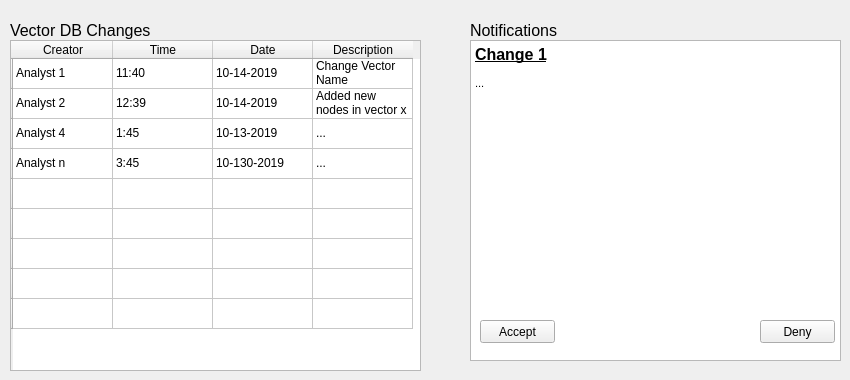
    <widget class="QWidget" name="Lead">
     <attribute name="title">
      <string>Lead</string>
     </attribute>
     <widget class="QTableWidget" name="LeadVectorChangesTable">
      <property name="geometry">
       <rect>
        <x>10</x>
        <y>40</y>
        <width>411</width>
        <height>331</height>
       </rect>
      </property>
      <row>
       <property name="text">
        <string/>
       </property>
      </row>
      <row>
       <property name="text">
        <string/>
       </property>
      </row>
      <row>
       <property name="text">
        <string/>
       </property>
      </row>
      <row>
       <property name="text">
        <string/>
       </property>
      </row>
      <row>
       <property name="text">
        <string/>
       </property>
      </row>
      <row>
       <property name="text">
        <string/>
       </property>
      </row>
      <row>
       <property name="text">
        <string/>
       </property>
      </row>
      <row>
       <property name="text">
        <string/>
       </property>
      </row>
      <row>
       <property name="text">
        <string/>
       </property>
      </row>
      <column>
       <property name="text">
        <string>Creator</string>
       </property>
      </column>
      <column>
       <property name="text">
        <string>Time</string>
       </property>
      </column>
      <column>
       <property name="text">
        <string>Date</string>
       </property>
      </column>
      <column>
       <property name="text">
        <string>Description</string>
       </property>
      </column>
      <item row="0" column="0">
       <property name="text">
        <string>Analyst 1</string>
       </property>
      </item>
      <item row="0" column="1">
       <property name="text">
        <string>11:40</string>
       </property>
      </item>
      <item row="0" column="2">
       <property name="text">
        <string>10-14-2019</string>
       </property>
      </item>
      <item row="0" column="3">
       <property name="text">
        <string>Change Vector Name</string>
       </property>
      </item>
      <item row="1" column="0">
       <property name="text">
        <string>Analyst 2</string>
       </property>
      </item>
      <item row="1" column="1">
       <property name="text">
        <string>12:39</string>
       </property>
      </item>
      <item row="1" column="2">
       <property name="text">
        <string>10-14-2019</string>
       </property>
      </item>
      <item row="1" column="3">
       <property name="text">
        <string>Added new nodes in vector x</string>
       </property>
      </item>
      <item row="2" column="0">
       <property name="text">
        <string>Analyst 4</string>
       </property>
      </item>
      <item row="2" column="1">
       <property name="text">
        <string>1:45</string>
       </property>
      </item>
      <item row="2" column="2">
       <property name="text">
        <string>10-13-2019</string>
       </property>
      </item>
      <item row="2" column="3">
       <property name="text">
        <string>...</string>
       </property>
      </item>
      <item row="3" column="0">
       <property name="text">
        <string>Analyst n</string>
       </property>
      </item>
      <item row="3" column="1">
       <property name="text">
        <string>3:45</string>
       </property>
      </item>
      <item row="3" column="2">
       <property name="text">
        <string>10-130-2019</string>
       </property>
      </item>
      <item row="3" column="3">
       <property name="text">
        <string>...</string>
       </property>
      </item>
     </widget>
     <widget class="QTextEdit" name="LeadNotificationsTable">
      <property name="geometry">
       <rect>
        <x>470</x>
        <y>40</y>
        <width>371</width>
        <height>321</height>
       </rect>
      </property>
      <property name="html">
       <string>&lt;!DOCTYPE HTML PUBLIC &quot;-//W3C//DTD HTML 4.0//EN&quot; &quot;http://www.w3.org/TR/REC-html40/strict.dtd&quot;&gt;
&lt;html&gt;&lt;head&gt;&lt;meta name=&quot;qrichtext&quot; content=&quot;1&quot; /&gt;&lt;style type=&quot;text/css&quot;&gt;
p, li { white-space: pre-wrap; }
&lt;/style&gt;&lt;/head&gt;&lt;body style=&quot; font-family:'.SF NS Text'; font-size:13pt; font-weight:400; font-style:normal;&quot;&gt;
&lt;p style=&quot; margin-top:0px; margin-bottom:0px; margin-left:0px; margin-right:0px; -qt-block-indent:0; text-indent:0px;&quot;&gt;&lt;span style=&quot; font-family:'MS Shell Dlg 2'; font-size:12pt; font-weight:600; text-decoration: underline;&quot;&gt;Change 1&lt;/span&gt;&lt;/p&gt;
&lt;p style=&quot;-qt-paragraph-type:empty; margin-top:0px; margin-bottom:0px; margin-left:0px; margin-right:0px; -qt-block-indent:0; text-indent:0px; font-family:'MS Shell Dlg 2'; font-size:8.25pt;&quot;&gt;&lt;br /&gt;&lt;/p&gt;
&lt;p style=&quot; margin-top:0px; margin-bottom:0px; margin-left:0px; margin-right:0px; -qt-block-indent:0; text-indent:0px;&quot;&gt;&lt;span style=&quot; font-family:'MS Shell Dlg 2'; font-size:8.25pt;&quot;&gt;...&lt;/span&gt;&lt;/p&gt;&lt;/body&gt;&lt;/html&gt;</string>
      </property>
     </widget>
     <widget class="QPushButton" name="LeadNotificationsAcceptBtn">
      <property name="geometry">
       <rect>
        <x>480</x>
        <y>320</y>
        <width>75</width>
        <height>23</height>
       </rect>
      </property>
      <property name="text">
       <string>Accept</string>
      </property>
     </widget>
     <widget class="QPushButton" name="LeadNotificationsDenyBtn">
      <property name="geometry">
       <rect>
        <x>760</x>
        <y>320</y>
        <width>75</width>
        <height>23</height>
       </rect>
      </property>
      <property name="text">
       <string>Deny</string>
      </property>
     </widget>
     <widget class="QLabel" name="LeadVectorChangesLabel">
      <property name="geometry">
       <rect>
        <x>10</x>
        <y>20</y>
        <width>171</width>
        <height>21</height>
       </rect>
      </property>
      <property name="font">
       <font>
        <pointsize>12</pointsize>
       </font>
      </property>
      <property name="text">
       <string>Vector DB Changes</string>
      </property>
     </widget>
     <widget class="QLabel" name="HistoryNotificationsLabel">
      <property name="geometry">
       <rect>
        <x>470</x>
        <y>20</y>
        <width>161</width>
        <height>21</height>
       </rect>
      </property>
      <property name="font">
       <font>
        <pointsize>12</pointsize>
       </font>
      </property>
      <property name="text">
       <string>Notifications</string>
      </property>
     </widget>
    </widget>
